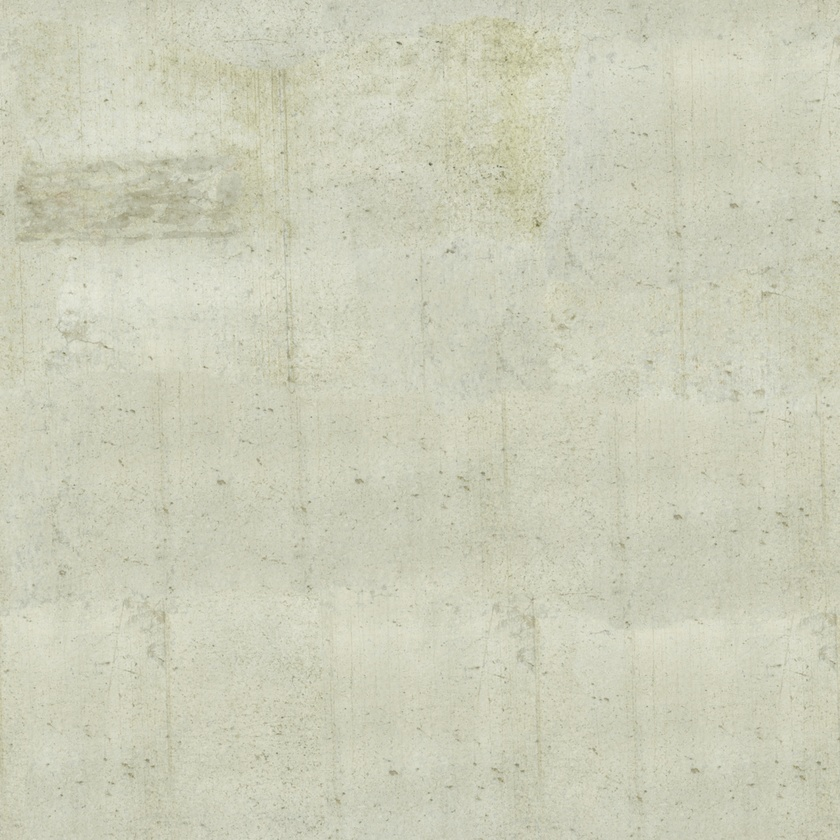
#> input picture tools/cc0/concrete.jpg, 840 x 840 px, shrunk from 1024 x 1024 before the run; its folder holds only this picture in this run
$ python -i age_posters.py   (imports and definitions only)
#> lines starting #> are read from the running program, lines starting #| are printed output that depends on the picture; after the words box and inside, x2 and y2 are one past the last pixel; in counts of white or black regions, pixels touching at a corner belong together
# -*- coding: utf-8 -*-
"""把海报做旧 —— 不改分辨率、不改宽高比。

## 迭代记录（都是踩出来的）

v1  无脑降饱和到 0.32 → 奶龙变灰白认不出来。角色是唯一识别点，毁了就白做。
v2  按色相加掩膜保护，但色相带太窄（H 0.10~0.18），只护住一小块，整体仍偏灰；
    克里姆特那种整幅金色的画还被误判成 32% 角色色。
v3  色相带放宽到 0.08~0.20、掩膜做闭运算 + 羽化；
    命中率 > 15% 判定为误判、整个关掉保护。
v4  亮度：第一版处理完均值从 65~126 掉到 31~55（暗角吃掉的面积远超预期），
    海报贴在灰墙上会糊成一片。改成按「原图均值」自动反推提亮系数。
"""
import os
from PIL import Image, ImageEnhance, ImageFilter
import numpy as np

# ⚠️ **必须从原始备份读，往资源目录写**。
# 第一版写成了 SRC == DST 原地覆盖，结果调一次参数就再压一遍 ——
# 跑了几轮之后胶片越来越灰，还以为是参数没调对（实际是反复做旧叠加）。
SRC = '.workbuddy-ai/poster_backup_original'
DST = 'Assets/Resources/Posters'

SAT_BG       = 0.34
SAT_CHAR     = 0.95
CONTRAST     = 1.06
WARM         = (1.04, 1.00, 0.94)
WHITE_CAP    = 0.97
NOISE        = 6.0
VIGNETTE     = 0.38
EDGE_YELLOW  = 0.32

# 提亮目标：处理完之后均值要达到原图的这个比例。
# 1.0 = 持平。略低一点点（0.92）保留做旧感，但别暗到看不清。
TARGET_MEAN_RATIO = 0.92

CHAR_H_LO, CHAR_H_HI = 0.08, 0.20
CHAR_S_LO = 0.30
CHAR_V_LO = 0.30

# ─────────────────────────────────────────────────────────────────────
# 监控后期（v5 追加，2026-11-07）
#
# 用户反馈「画风有点草率」。实测截图发现根因不是角色，是**海报**：
# 海报是 2048×1024 的高清 AI 图，饱和度拉满，而底图是程序渲的低模。
# 贴纸用的还是 UI/Default 材质，**一点劣化都没有** —— 像两块发光画布贴在灰墙上。
#
# 这里把监控画面那套后期烤进贴图。数值必须和 MonitorCRT.shader 对齐：
#   · 色偏 0.82 / 1.08 / 1.04
#   · 降饱和 0.34
#   · 降对比 ×0.78
#   · 扫描线 0.72~1.00
#   · 整体压暗 ×0.90
# 改了 shader 记得回来同步这里，不然海报又和底图分成两层。
# ─────────────────────────────────────────────────────────────────────
MONITOR_LOOK   = True     # 关了就是纯做旧（v4 行为）
MON_SAT        = 0.40     # 降饱和量（shader 是 0.34，海报本来就更艳，多压一点）
MON_CONTRAST   = 0.80     # 降对比（shader 0.78）
MON_SCAN       = 0.26     # 扫描线深度
# ⚠️ 间距按**目标显示尺寸**算，不按贴图尺寸 ——
# 海报贴到监控里只有约 300~600 像素宽（原图 1920），缩 3~6 倍。
# 所以这里 12px 一条，缩完差不多 2~4px，正好是底图那种横纹。
# 第一版写的 3px，缩图之后彻底看不见（踩过）。
MON_SCAN_LINES = 12
MON_NOISE      = 5.0      # 噪点
MON_TINT       = (0.86, 1.06, 1.03)   # 色偏：压红提绿蓝

MASK_SANITY = 0.15


def raw_mask(arr):
    rgb = arr / 255.0
    r, g, b = rgb[:, :, 0], rgb[:, :, 1], rgb[:, :, 2]
    mx = rgb.max(axis=2)
    mn = rgb.min(axis=2)
    delta = mx - mn + 1e-6

    h = np.zeros_like(mx)
    m = (mx == r)
    h[m] = ((g[m] - b[m]) / delta[m]) % 6
    m2 = (mx == g) & ~m
    h[m2] = (b[m2] - r[m2]) / delta[m2] + 2
    m3 = ~m & ~m2
    h[m3] = (r[m3] - g[m3]) / delta[m3] + 4
    h = h / 6.0

    s = np.where(mx > 1e-6, delta / (mx + 1e-6), 0.0)
    v = mx

    hue_ok = (h >= CHAR_H_LO) & (h <= CHAR_H_HI)
    return (hue_ok & (s >= CHAR_S_LO) & (v >= CHAR_V_LO)).astype(np.float32)


def build_char_mask(arr, shape):
    m = raw_mask(arr)
    ratio = float(m.mean())

    if ratio > MASK_SANITY or ratio <= 0.0002:
        return np.zeros(shape, dtype=np.float32), ratio, False

    m_img = Image.fromarray((m * 255).astype(np.uint8), 'L')
    m_img = m_img.filter(ImageFilter.MaxFilter(9))
    m_img = m_img.filter(ImageFilter.MinFilter(7))
    m_img = m_img.filter(ImageFilter.MaxFilter(5))
    m_img = m_img.filter(ImageFilter.GaussianBlur(radius=6))

    out = np.asarray(m_img).astype(np.float32) / 255.0
    return np.clip(out, 0, 1), ratio, True


def process(path, out_path):
#> called with path = 'cc0/concrete.jpg', out_path = 'out.png'
    im = Image.open(path).convert('RGB')
#> im is the input picture: PIL image 840x840 RGB; mean R, G, B 204.5, 205.6, 185
    arr0 = np.asarray(im).astype(np.float32)
    h, w = arr0.shape[:2]
#> h = 840; w = 840
    mean0 = float(arr0.mean())
#> mean0 = 198.4

    w_char, ratio, used = build_char_mask(arr0, (h, w))
#> in raw_mask, `m = (mx == r)`:
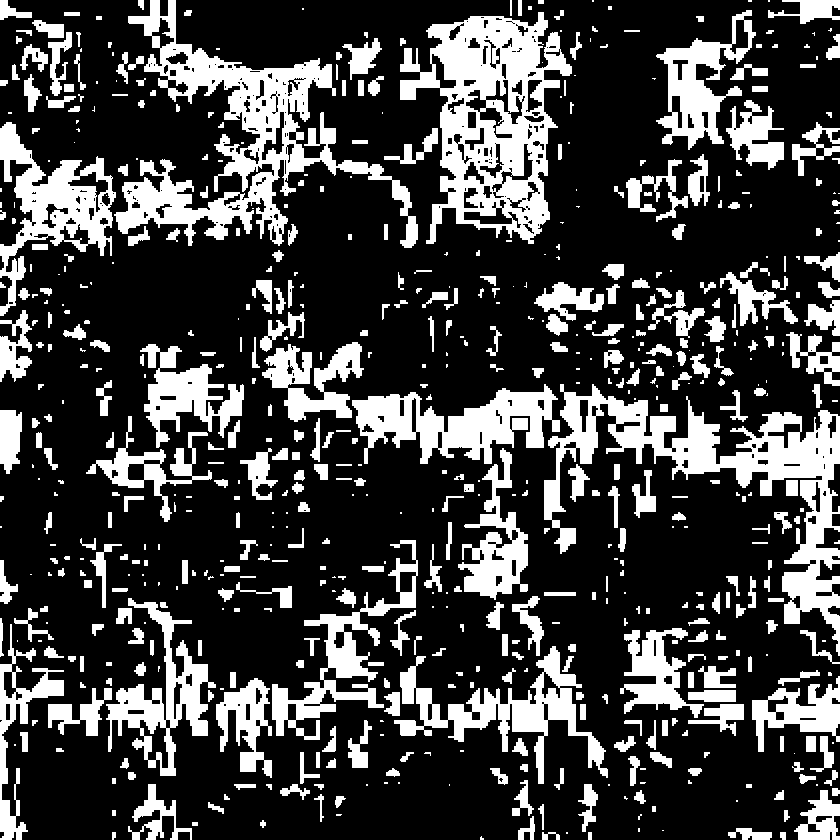
#> m: shape (840, 840) bool; 25.8% white; 643 white regions (210 under 20 px), largest, box (x1, y1, x2, y2) and area: (114, 0, 418, 248) 18945, (400, 12, 572, 244) 18877, (544, 384, 840, 656) 17985
#> in raw_mask, `m3 = ~m & ~m2`: m3: shape (840, 840) bool; every value is 0
#> in raw_mask, `hue_ok = (h >= CHAR_H_LO) & (h <= CHAR_H_HI)`:
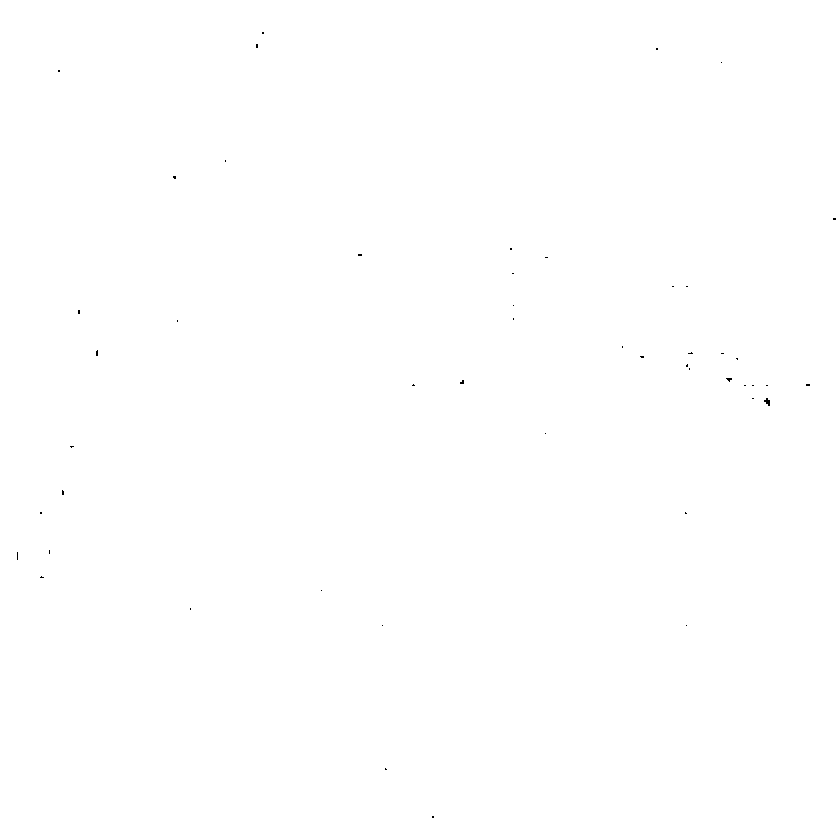
#> hue_ok: shape (840, 840) bool; 100% white; black in thin lines or dots
#> in raw_mask, `return (hue_ok & (s >= CHAR_S_LO) & (v >= CHAR_V_LO)).astype(np.float32)`: returned value: shape (840, 840) float32; values 0 (black) and 1 (white), 0% white in thin lines or dots, all inside (x1, y1, x2, y2) = (536, 224, 539, 226)
#> in build_char_mask, `ratio = float(m.mean())`: ratio = 5.67e-06
#> w_char: shape (840, 840) float32; every value is 0
#> ratio = 5.67e-06; used = False
    w_char3 = w_char[:, :, None]

    # 降饱和：背景重、角色轻
    sat_bg = np.asarray(ImageEnhance.Color(im).enhance(SAT_BG)).astype(np.float32)
    sat_char = np.asarray(ImageEnhance.Color(im).enhance(SAT_CHAR)).astype(np.float32)
    arr = sat_bg * (1 - w_char3) + sat_char * w_char3

    im = Image.fromarray(np.clip(arr, 0, 255).astype(np.uint8), 'RGB')
    im = ImageEnhance.Contrast(im).enhance(CONTRAST)
    arr = np.asarray(im).astype(np.float32)

    # 暖黄
    arr = np.clip(arr * np.array(WARM, dtype=np.float32), 0, 255)

    # 噪点
    rng = np.random.default_rng(20261105)
    arr += rng.normal(0.0, NOISE, arr.shape)

    # 暗角
    if VIGNETTE > 0:
        yy, xx = np.mgrid[0:h, 0:w]
        nx = (xx - (w - 1) / 2.0) / (w / 2.0)
        ny = (yy - (h - 1) / 2.0) / (h / 2.0)
        d = np.sqrt(nx * nx + ny * ny) / np.sqrt(2.0)
        arr *= (1.0 - VIGNETTE * np.clip(d, 0, 1) ** 1.6)[:, :, None]

    # 边缘泛黄
    if EDGE_YELLOW > 0:
        yy, xx = np.mgrid[0:h, 0:w]
        ex = np.minimum(xx, w - 1 - xx) / (w / 2.0)
        ey = np.minimum(yy, h - 1 - yy) / (h / 2.0)
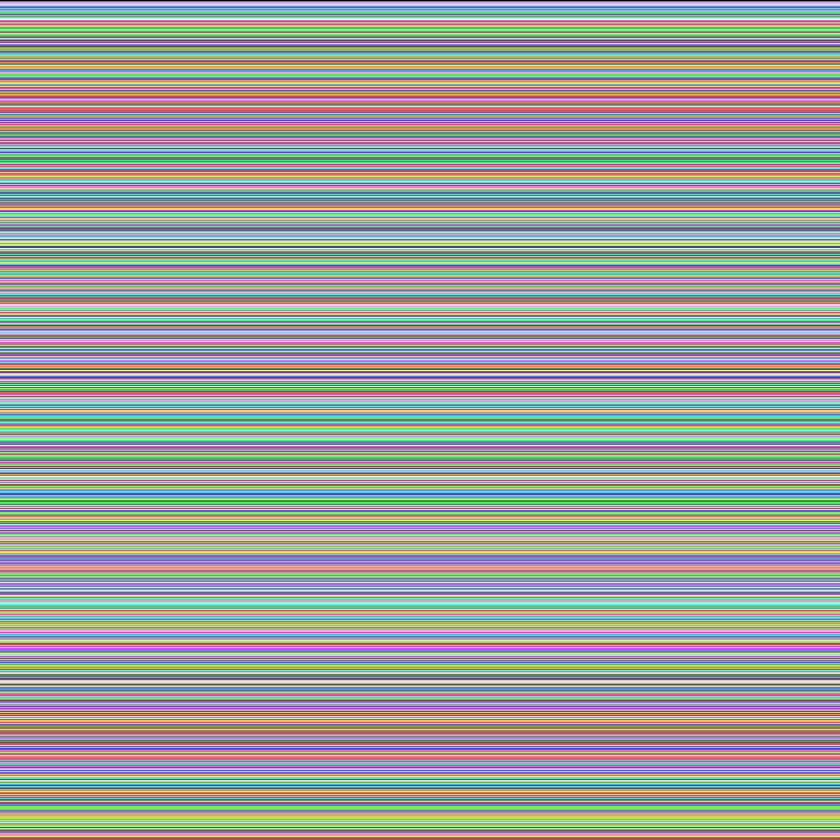
#> yy: shape (840, 840) int64; 840 distinct labels, from 0 to 839; one colour per label, 0 black
        e = 1.0 - np.clip(np.minimum(ex, ey) / 0.35, 0, 1)
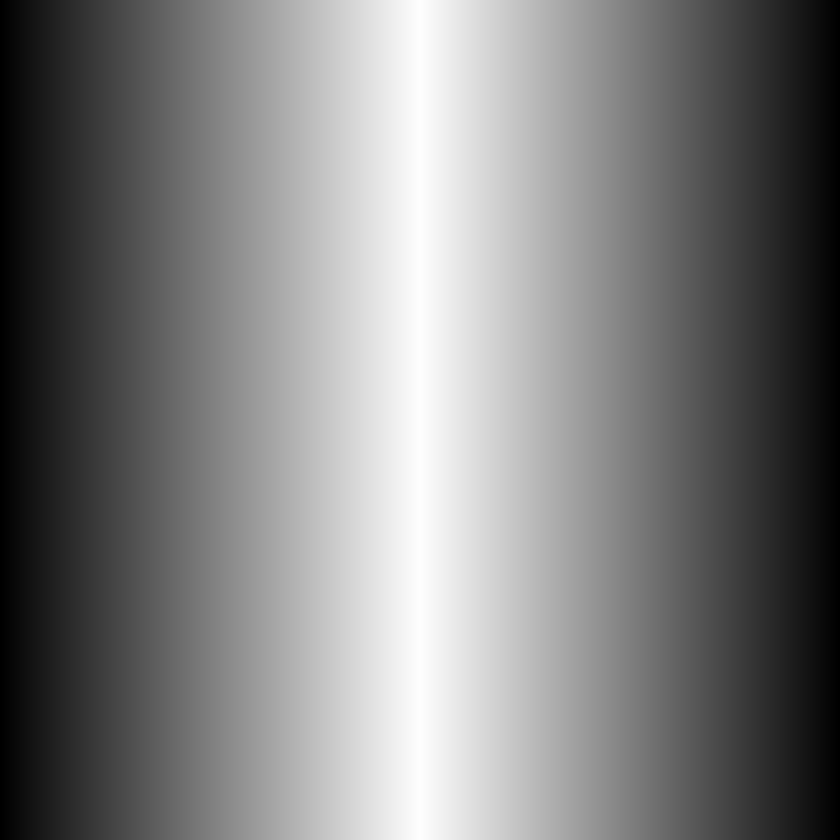
#> ex: shape (840, 840) float64; min 0, max 0.998, mean 0.499
        a = (EDGE_YELLOW * e)[:, :, None]
        tint = np.array([1.12, 1.03, 0.80], dtype=np.float32)
        arr = arr * (1 - a) + (arr * tint) * a

    # ★ 自动提亮：按当前均值反推系数，做到「处理完 = 原图 × TARGET_MEAN_RATIO」
    #   硬编码系数在不同明暗的图上表现天差地别 —— 暗画更暗、亮画刚好。
    cur = float(np.clip(arr, 0, 255).mean())
#> cur = 168.8
    if cur > 1e-3:
        gain = (mean0 * TARGET_MEAN_RATIO) / cur
#> gain = 1.08
        gain = float(np.clip(gain, 0.5, 4.0))
        arr = arr * gain

    # ★★ 监控后期 —— 让海报和底图/敌人处在同一个「监控画面」里
    if MONITOR_LOOK:
        arr = np.clip(arr, 0, 255)

        # 降饱和
        lum = arr[:, :, 0] * 0.299 + arr[:, :, 1] * 0.587 + arr[:, :, 2] * 0.114
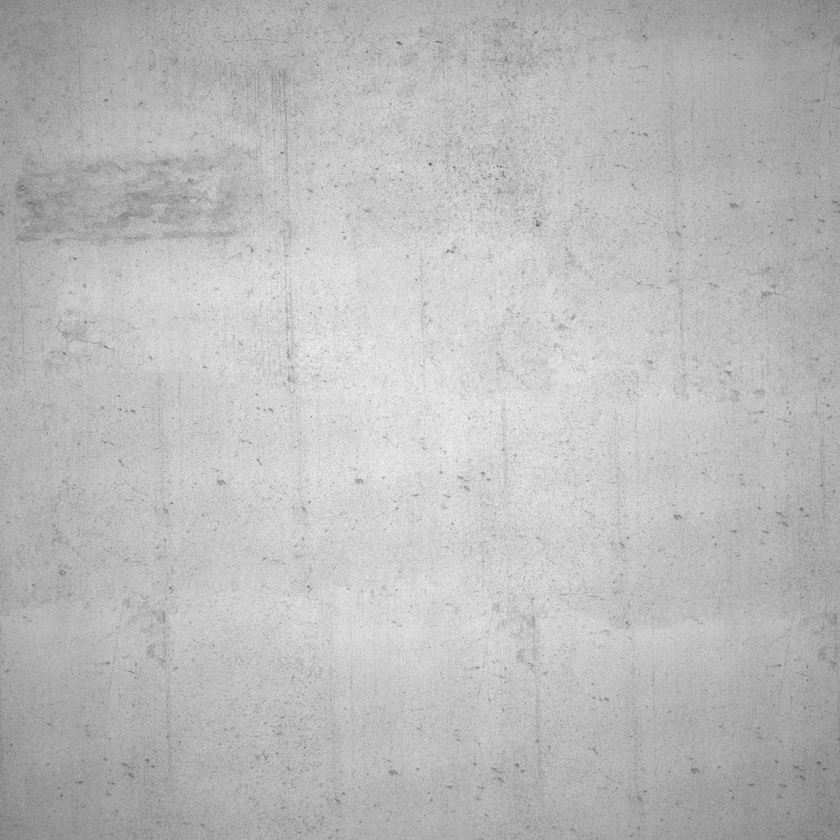
#> lum: shape (840, 840) float64; min 84.16, max 244, mean 186.9
        for ch in range(3):
            arr[:, :, ch] = arr[:, :, ch] * (1 - MON_SAT) + lum * MON_SAT

        # 降对比（往 128 靠）
        arr = (arr - 128.0) * MON_CONTRAST + 128.0

        # 色偏
        arr *= np.array(MON_TINT, dtype=np.float32)

        # 扫描线：整张图一起压，和底图那层横纹对得上
        if MON_SCAN > 0 and MON_SCAN_LINES > 0:
            ys = np.arange(h, dtype=np.float32)
#> ys = 840 values from 0 to 839
            phase = (ys % MON_SCAN_LINES) / float(MON_SCAN_LINES)
            arr *= (1.0 - MON_SCAN * phase)[:, None, None]

        # 噪点
        if MON_NOISE > 0:
            arr += rng.normal(0.0, MON_NOISE, arr.shape)

        # 整体压暗（老监控屏不会那么透亮）
        arr *= 0.92

    arr = np.clip(arr, 0, 255) * WHITE_CAP
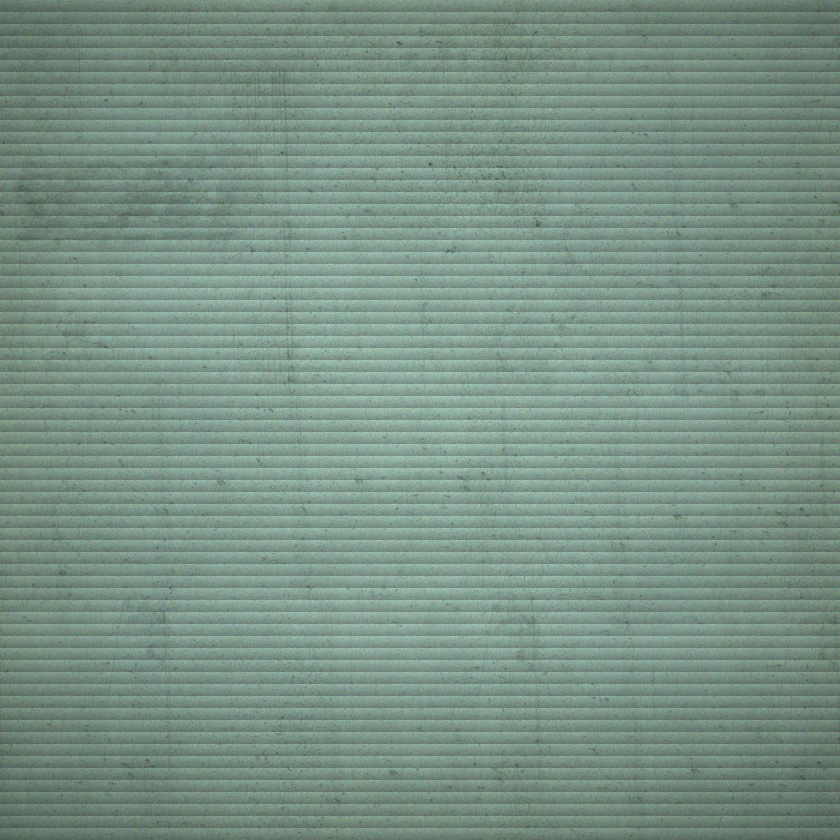
#> arr: shape (840, 840, 3) float64; mean R, G, B 121.2, 145.9, 133.4
    arr = np.clip(arr, 0, 255).astype(np.uint8)

    out = Image.fromarray(arr, 'RGB')
    out = out.filter(ImageFilter.GaussianBlur(radius=0.35))
    out.save(out_path, 'JPEG', quality=84, subsampling=2, optimize=True)

    return out.size, ratio, used, mean0, float(np.asarray(out).mean())


def main():
    files = sorted(f for f in os.listdir(SRC) if f.lower().endswith('.jpg'))
    print('共 %d 张' % len(files))
    for f in files:
        size, ratio, used, m0, m1 = process(
            os.path.join(SRC, f), os.path.join(DST, f))
        print('  %-16s %sx%-5s 命中%5.2f%% %s  亮度 %5.1f -> %5.1f' % (
            f, size[0], size[1], ratio * 100, '保护' if used else '不保护', m0, m1))
    print('完成')


# [2 lines not run here, left out]

>>> result = process('cc0/concrete.jpg', 'out.png')
#> result = ((840, 840), 5.67e-06, False, 198.4, 133)

$ run again, on tools/cc0/paper.jpg
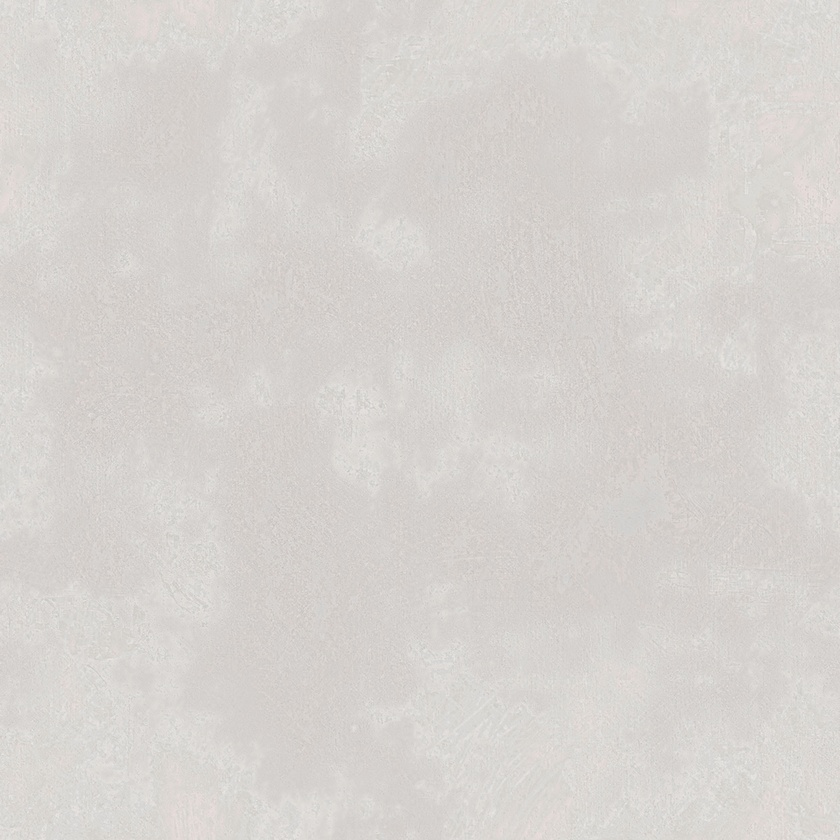
#> input picture tools/cc0/paper.jpg, 840 x 840 px, shrunk from 1024 x 1024 before the run
#> in process, im is the input picture: PIL image 840x840 RGB; mean R, G, B 214.9, 211.2, 207.7
#> mean0 = 211.3
#> in raw_mask, `m = (mx == r)`:
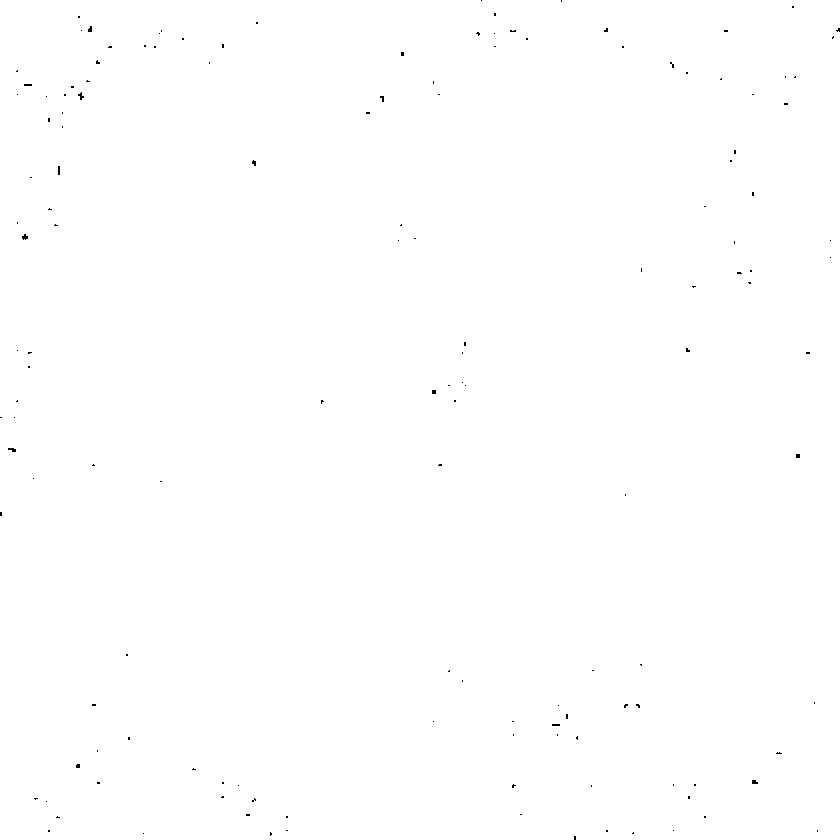
#> m: shape (840, 840) bool; 99.9% white; black in thin lines or dots
#> m2: shape (840, 840) bool; 0.12% white in thin lines or dots
#> m3: shape (840, 840) bool; every value is 0
#> hue_ok: shape (840, 840) bool; 24.8% white; 939 white regions (464 under 20 px), largest, box (x1, y1, x2, y2) and area: (348, 0, 840, 304) 36252, (408, 640, 840, 840) 32303, (0, 586, 272, 840) 25770
#> in build_char_mask, `ratio = float(m.mean())`: ratio = 0
#> in process, `w_char, ratio, used = build_char_mask(arr0, (h, w))`: used = False
#> in process, `arr *= (1.0 - VIGNETTE * np.clip(d, 0, 1) ** 1.6)[:, :, None]`:
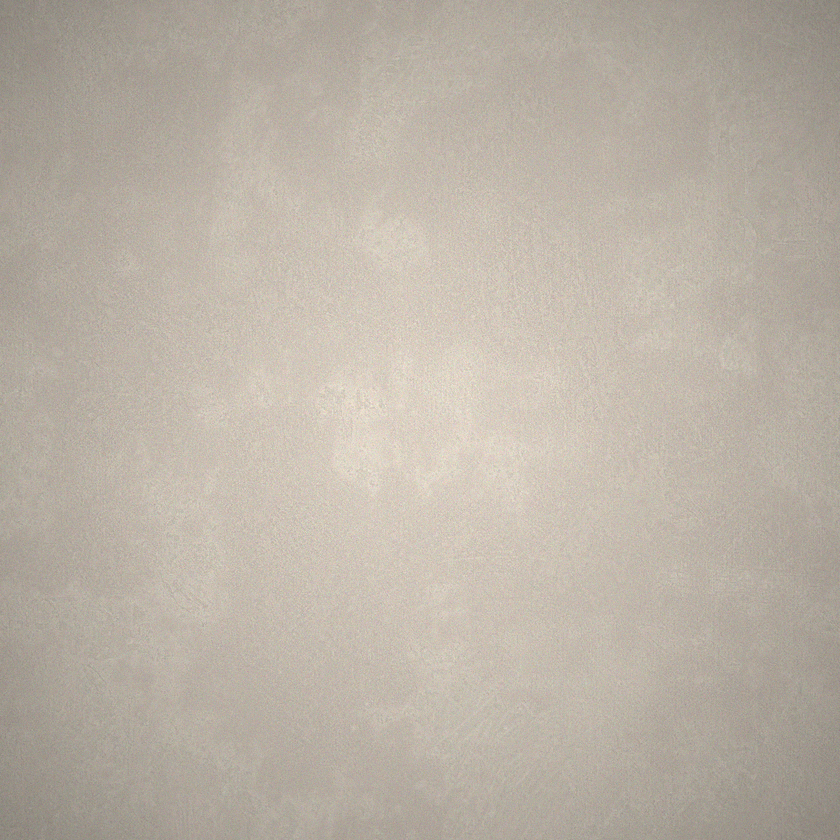
#> arr: shape (840, 840, 3) float32; mean R, G, B 187.2, 178.5, 166.8
#> yy: shape (840, 840) int64; 840 distinct labels, from 0 to 839
#> cur = 177.3
#> gain = 1.1
#> result = ((840, 840), 0, False, 211.3, 140)
